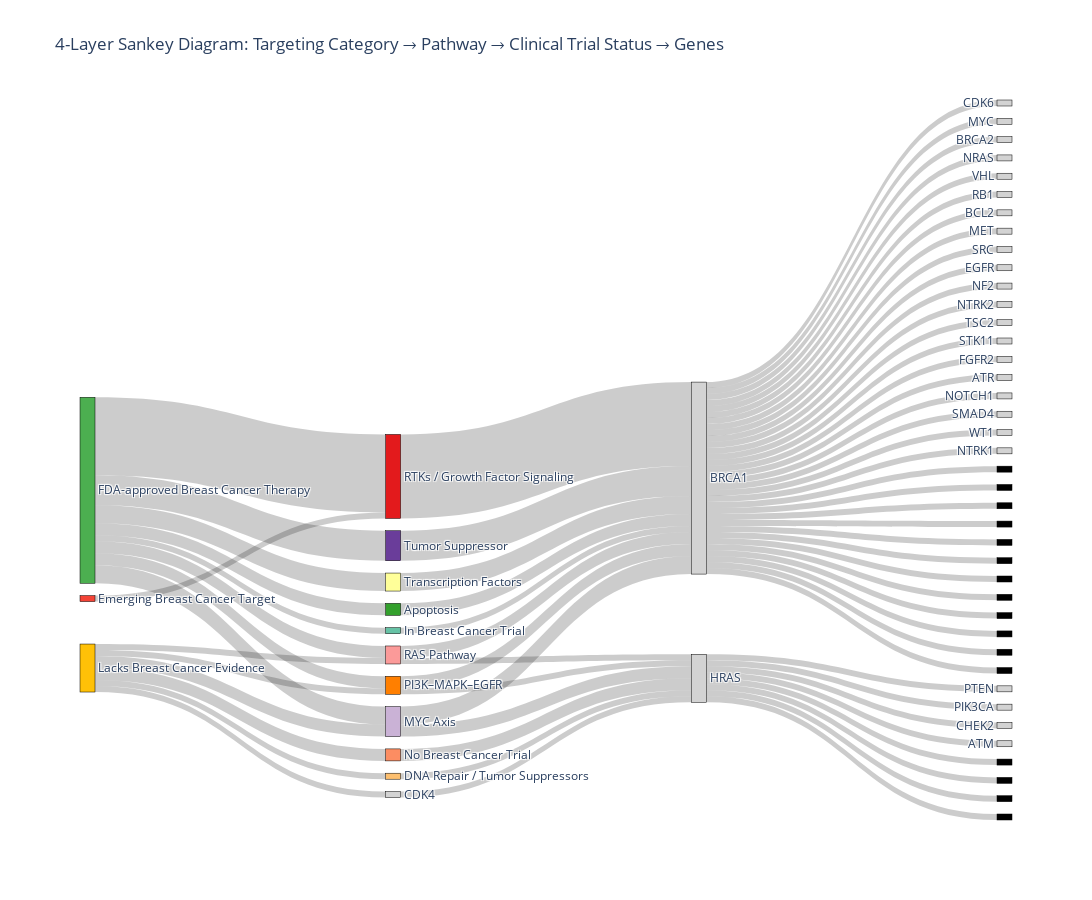

The notebook cell this image was saved under:
### Code cell
import pandas as pd
import plotly.graph_objects as go

# Assuming df_unique contains the necessary columns:
# 'Targeting Category', 'Pathway Category', 'Clinical_Trial_Status', 'gene'

df = df_unique.copy()

# Ensure no missing values in pathway or trial columns
df['Pathway Category'] = df['Pathway Category'].fillna('Other')
df['Clinical_Trial_Status'] = df['Clinical_Trial_Status'].fillna('No Trial Info')

# Define node labels for each layer
layer1 = df['Targeting Category'].unique().tolist()
layer2 = df['Pathway Category'].unique().tolist()
layer3 = df['Clinical_Trial_Status'].unique().tolist()
layer4 = df['gene'].unique().tolist()

# Combine all labels for nodes
label_list = layer1 + layer2 + layer3 + layer4

# Create mapping from label to index
label_to_idx = {label: i for i, label in enumerate(label_list)}

# Helper to add links for a pair of layers
def add_links(df, source_col, target_col):
    links = df.groupby([source_col, target_col]).size().reset_index(name='count')
    source_indices = links[source_col].map(label_to_idx).tolist()
    target_indices = links[target_col].map(label_to_idx).tolist()
    values = links['count'].tolist()
    return source_indices, target_indices, values

# Links from Layer 1 (Targeting Category) → Layer 2 (Pathway Category)
source1, target1, value1 = add_links(df, 'Targeting Category', 'Pathway Category')

# Links from Layer 2 (Pathway Category) → Layer 3 (Clinical Trial Status)
source2, target2, value2 = add_links(df, 'Pathway Category', 'Clinical_Trial_Status')

# Links from Layer 3 (Clinical Trial Status) → Layer 4 (Genes)
source3, target3, value3 = add_links(df, 'Clinical_Trial_Status', 'gene')

# Adjust indices of targets for layers 2, 3, 4
# Since label_list = layer1 + layer2 + layer3 + layer4,
# Layer 1 nodes start at 0
# Layer 2 nodes start at len(layer1)
# Layer 3 nodes start at len(layer1) + len(layer2)
# Layer 4 nodes start at len(layer1) + len(layer2) + len(layer3)

offset_layer2 = len(layer1)
offset_layer3 = offset_layer2 + len(layer2)
offset_layer4 = offset_layer3 + len(layer3)

target1 = [i + offset_layer2 for i in target1]
source2 = [i + offset_layer2 for i in source2]
target2 = [i + offset_layer3 for i in target2]
source3 = [i + offset_layer3 for i in source3]
target3 = [i + offset_layer4 for i in target3]

# Combine all links
all_sources = source1 + source2 + source3
all_targets = target1 + target2 + target3
all_values = value1 + value2 + value3

# Assign node colors by layer for better visualization
color_layer1 = ['#4CAF50', '#FFC107', '#F44336']  # Example colors for Targeting Category
color_layer2 = ['#a6cee3', '#1f78b4', '#b2df8a', '#33a02c', '#fb9a99', '#e31a1c', '#fdbf6f', '#ff7f00', '#cab2d6', '#6a3d9a', '#ffff99', '#b15928']
color_layer3 = ['#66c2a5', '#fc8d62', '#8da0cb', '#e78ac3']
color_layer4 = ['lightgray'] * len(layer4)  # All genes light gray (or customize)

node_colors = (
    color_layer1[:len(layer1)] +
    color_layer2[:len(layer2)] +
    color_layer3[:len(layer3)] +
    color_layer4
)

fig = go.Figure(data=[go.Sankey(
    node=dict(
        pad=15,
        thickness=15,
        line=dict(color="black", width=0.5),
        label=label_list,
        color=node_colors,
        hovertemplate='%{label}<extra></extra>',
    ),
    link=dict(
        source=all_sources,
        target=all_targets,
        value=all_values,
        # You can add colors or hover templates here if needed
        hovertemplate='From %{source.label} to %{target.label}<extra></extra>',
    )
)])

fig.update_layout(
    title_text="4-Layer Sankey Diagram: Targeting Category → Pathway → Clinical Trial Status → Genes",
    font_size=12,
    height=900,
    width=1400
)

fig.show()

### Figure 1 — Plotly figure (JSON) as saved in the notebook; plotly's stock layout.template omitted (floating-point values rounded to 4 significant figures)
{"data": [{"link": {"hovertemplate": "From %{source.label} to %{target.label}<extra></extra>", "source": [2, 0, 0, 0, 0, 0, 0, 0, 0, 1, 1, 1, 1, 1, 1, 9, 6, 7, 7, 12, 14, 8, 13, 10, 10, 11, 11, 16, 15, 28, 28, 28, 28, 28, 28, 28, 28, 28, 28, 28, 28, 28, 28, 28, 28, 28, 28, 28, 28, 28, 28, 28, 28, 28, 28, 28, 28, 28, 28, 28, 28, 29, 29, 29, 29, 29, 29, 29, 29], "target": [8, 6, 7, 12, 14, 8, 13, 10, 11, 9, 7, 10, 11, 16, 15, 29, 28, 28, 29, 28, 28, 28, 28, 28, 29, 28, 29, 29, 29, 43, 69, 65, 56, 44, 51, 47, 35, 32, 48, 36, 68, 59, 34, 40, 64, 37, 45, 39, 41, 57, 50, 42, 66, 61, 54, 49, 55, 67, 63, 46, 62, 38, 33, 60, 52, 71, 58, 53, 70], "value": [1, 2, 2, 5, 1, 13, 3, 2, 3, 1, 1, 1, 2, 1, 2, 1, 2, 2, 1, 5, 1, 14, 3, 2, 1, 3, 2, 1, 2, 1, 1, 1, 1, 1, 1, 1, 1, 1, 1, 1, 1, 1, 1, 1, 1, 1, 1, 1, 1, 1, 1, 1, 1, 1, 1, 1, 1, 1, 1, 1, 1, 1, 1, 1, 1, 1, 1, 1, 1]}, "node": {"color": ["#4CAF50", "#FFC107", "#F44336", "#a6cee3", "#1f78b4", "#b2df8a", "#33a02c", "#fb9a99", "#e31a1c", "#fdbf6f", "#ff7f00", "#cab2d6", "#6a3d9a", "#ffff99", "#66c2a5", "#fc8d62", "lightgray", "lightgray", "lightgray", "lightgray", "lightgray", "lightgray", "lightgray", "lightgray", "lightgray", "lightgray", "lightgray", "lightgray", "lightgray", "lightgray", "lightgray", "lightgray", "lightgray", "lightgray", "lightgray", "lightgray", "lightgray", "lightgray", "lightgray", "lightgray", "lightgray", "lightgray", "lightgray", "lightgray", "lightgray", "lightgray", "lightgray", "lightgray", "lightgray", "lightgray", "lightgray", "lightgray", "lightgray", "lightgray", "lightgray", "lightgray"], "hovertemplate": "%{label}<extra></extra>", "label": ["FDA-approved Breast Cancer Therapy", "Lacks Breast Cancer Evidence", "Emerging Breast Cancer Target", "CDK4–CCND1 Axis", "Cell Cycle & Apoptosis", "Other", "Apoptosis", "RAS Pathway", "RTKs / Growth Factor Signaling", "DNA Repair / Tumor Suppressors", "PI3K–MAPK–EGFR", "MYC Axis", "Tumor Suppressor", "Transcription Factors", "In Breast Cancer Trial", "No Breast Cancer Trial", "CDK4", "CDKN1A", "ERBB2", "CCND1", "CDKN2A", "FOXO3", "BAX", "KRAS", "FGFR1", "MDM2", "NF1", "AKT1", "BRCA1", "HRAS", "TP53", "CASP8", "CDK6", "PTEN", "MYC", "BRCA2", "NRAS", "VHL", "PIK3CA", "RB1", "BCL2", "MET", "SRC", "EGFR", "NF2", "NTRK2", "TSC2", "STK11", "FGFR2", "ATR", "NOTCH1", "SMAD4", "CHEK2", "ATM", "WT1", "NTRK1"], "line": {"color": "black", "width": 0.5}, "pad": 15, "thickness": 15}, "type": "sankey"}], "layout": {"font": {"size": 12}, "height": 900, "title": {"text": "4-Layer Sankey Diagram: Targeting Category → Pathway → Clinical Trial Status → Genes"}, "width": 1400}}
